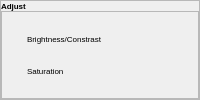
        <widget class="QFrame" name="Adjust_frame">
         <property name="frameShape">
          <enum>QFrame::StyledPanel</enum>
         </property>
         <property name="frameShadow">
          <enum>QFrame::Raised</enum>
         </property>
         <layout class="QVBoxLayout" name="verticalLayout_6">
          <property name="spacing">
           <number>0</number>
          </property>
          <property name="leftMargin">
           <number>0</number>
          </property>
          <property name="topMargin">
           <number>0</number>
          </property>
          <property name="rightMargin">
           <number>0</number>
          </property>
          <property name="bottomMargin">
           <number>0</number>
          </property>
          <item>
           <widget class="QPushButton" name="adjust2_pushButton">
            <property name="font">
             <font>
              <family>Arial</family>
              <pointsize>6</pointsize>
              <weight>75</weight>
              <bold>true</bold>
             </font>
            </property>
            <property name="styleSheet">
             <string notr="true">
QPushButton {
    text-align: left;
}
QPushButton:hover{
	background-color: rgb(80, 80, 80);
   border-radius:5px;
}
QPushButton{
border:none;
 outline: none;
}</string>
            </property>
            <property name="text">
             <string>Adjust</string>
            </property>
            <property name="icon">
             <iconset>
              <normaloff>icon/adjust.png</normaloff>
              <normalon>icon/icons8-chevron-24.png</normalon>icon/adjust.png</iconset>
            </property>
            <property name="iconSize">
             <size>
              <width>12</width>
              <height>12</height>
             </size>
            </property>
            <property name="checkable">
             <bool>true</bool>
            </property>
            <property name="autoExclusive">
             <bool>false</bool>
            </property>
            <property name="flat">
             <bool>true</bool>
            </property>
           </widget>
          </item>
          <item>
           <widget class="QFrame" name="adjust_dropdown">
            <property name="frameShape">
             <enum>QFrame::StyledPanel</enum>
            </property>
            <property name="frameShadow">
             <enum>QFrame::Raised</enum>
            </property>
            <layout class="QVBoxLayout" name="verticalLayout_4">
             <property name="spacing">
              <number>0</number>
             </property>
             <property name="leftMargin">
              <number>0</number>
             </property>
             <property name="topMargin">
              <number>0</number>
             </property>
             <property name="rightMargin">
              <number>0</number>
             </property>
             <property name="bottomMargin">
              <number>0</number>
             </property>
             <item>
              <widget class="QPushButton" name="brightness">
               <property name="font">
                <font>
                 <family>Arial</family>
                 <pointsize>6</pointsize>
                </font>
               </property>
               <property name="styleSheet">
                <string notr="true">QPushButton {
    text-align: left;
    padding-left: 25px; /* Optional: Adjust padding as needed */
     height:10px;
}
QPushButton:hover{
	color: rgb(255, 167, 135);
	background-color: rgb(80, 80, 80);
   border-radius:5px;
}
QPushButton{
border:none;
 outline: none;
}</string>
               </property>
               <property name="text">
                <string>Brightness/Constrast</string>
               </property>
               <property name="icon">
                <iconset>
                 <normaloff>icon/icons8-brightness-50.png</normaloff>icon/icons8-brightness-50.png</iconset>
               </property>
               <property name="iconSize">
                <size>
                 <width>12</width>
                 <height>12</height>
                </size>
               </property>
               <property name="checkable">
                <bool>true</bool>
               </property>
               <property name="flat">
                <bool>true</bool>
               </property>
              </widget>
             </item>
             <item>
              <widget class="QPushButton" name="saturation">
               <property name="font">
                <font>
                 <family>Arial</family>
                 <pointsize>6</pointsize>
                </font>
               </property>
               <property name="styleSheet">
                <string notr="true">QPushButton {
    text-align: left;
    padding-left: 25px; /* Optional: Adjust padding as needed */
}

QPushButton:hover{
	color: rgb(255, 167, 135);
	background-color: rgb(80, 80, 80);
   border-radius:5px;
}
QPushButton{
border:none;
 outline: none;
}</string>
               </property>
               <property name="text">
                <string>Saturation</string>
               </property>
               <property name="icon">
                <iconset>
                 <normaloff>icon/icons8-saturation-50.png</normaloff>icon/icons8-saturation-50.png</iconset>
               </property>
               <property name="iconSize">
                <size>
                 <width>12</width>
                 <height>12</height>
                </size>
               </property>
               <property name="checkable">
                <bool>true</bool>
               </property>
               <property name="flat">
                <bool>true</bool>
               </property>
              </widget>
             </item>
            </layout>
           </widget>
          </item>
         </layout>
        </widget>
